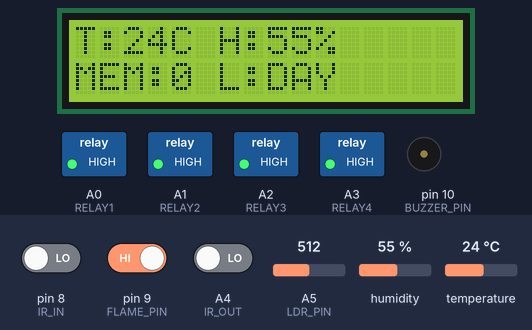
Bench run of a sketch on a simulated Arduino Uno, built with avr-gcc and run on an emulated ATmega328P. Parts: 16×2 character LCD, switched loads named in the sketch (green lamp = pin HIGH), buzzer (waves = sounding, pin HIGH). The test bench sets the inputs (shaded band); at power-on: A5 (LDR_PIN) = 512, pin 9 (FLAME_PIN) HIGH, temperature 24 °C, A4 (IR_OUT) LOW, pin 8 (IR_IN) LOW, humidity 55 %.

Above: at 4.2 s.
4.3 s: A5 (LDR_PIN) set to 488
At 4.9 s:
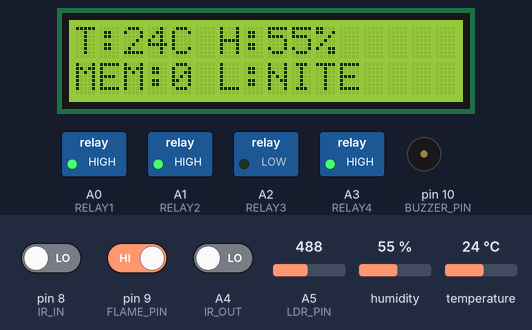
6.1 s: pin 9 (FLAME_PIN) driven LOW
At 7.3 s:
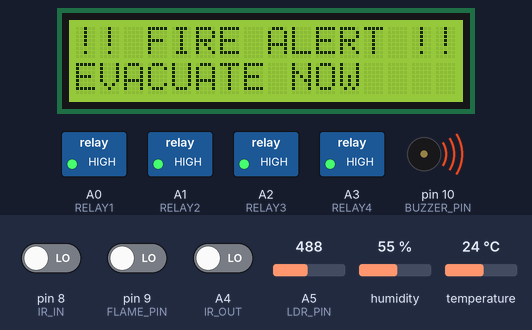
7.6 s: pin 9 (FLAME_PIN) driven HIGH
At 8.0 s:
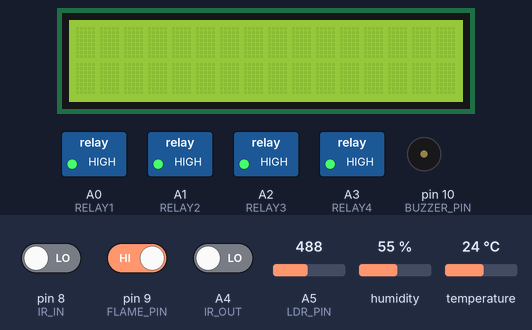
9.6 s: temperature set to 0 °C
At 11.3 s:
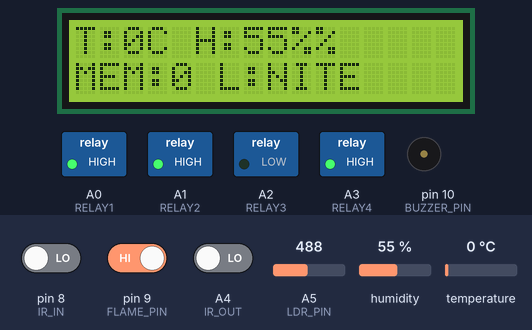
11.6 s: A5 (LDR_PIN) set to 510
At 12.8 s:
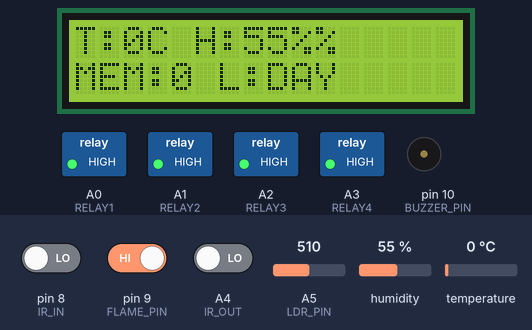
13.1 s: A4 (IR_OUT) driven HIGH
At 14.1 s:
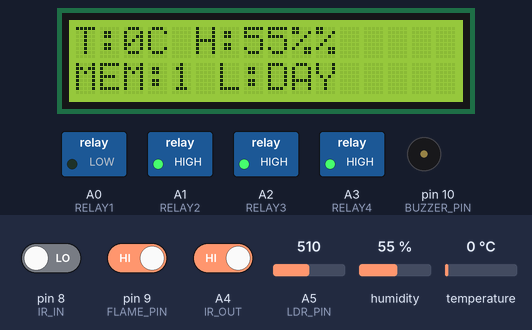
Timing chart, 0 to 16.2 s (numbered marks = the images above; inputs shaded):
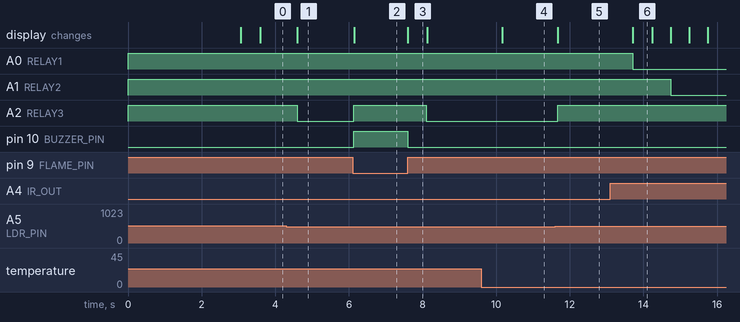

The sketch:

smart_auditorium.ino
```cpp
#include <DHT.h>
#include <LiquidCrystal.h>

// PIN MAPPING
#define DHTPIN 13
#define DHTTYPE DHT11
#define FLAME_PIN 9
#define BUZZER_PIN 10
#define IR_IN 8
#define IR_OUT A4
#define LDR_PIN A5
#define RELAY1 A0 // 2 Fans
#define RELAY2 A1 // 1 Fan
#define RELAY3 A2 // All LEDs (LDR Reversed)
#define RELAY4 A3 // Exhaust Fan (Temp)

LiquidCrystal lcd(12, 11, 5, 4, 3, 2);
DHT dht(DHTPIN, DHTTYPE);

int members = 0;
bool lastInState = HIGH;
bool lastOutState = HIGH;

void setup() {
  pinMode(FLAME_PIN, INPUT_PULLUP);
  pinMode(IR_IN, INPUT);
  pinMode(IR_OUT, INPUT);
  pinMode(BUZZER_PIN, OUTPUT);
  pinMode(RELAY1, OUTPUT);
  pinMode(RELAY2, OUTPUT);
  pinMode(RELAY3, OUTPUT);
  pinMode(RELAY4, OUTPUT);

  // Relays OFF initially (Active Low modules use HIGH for OFF)
  digitalWrite(RELAY1, HIGH);
  digitalWrite(RELAY2, HIGH);
  digitalWrite(RELAY3, HIGH);
  digitalWrite(RELAY4, HIGH);

  dht.begin();
  lcd.begin(16, 2);

  lcd.print("SMART AUDITORIUM");
  lcd.setCursor(0, 1);
  lcd.print("POWER SAVING SYS");
  delay(3000);
  lcd.clear();
}

void loop() {
  // 1. EMERGENCY CHECK
  if (digitalRead(FLAME_PIN) == LOW) {
    digitalWrite(RELAY1, HIGH);
    digitalWrite(RELAY2, HIGH);
    digitalWrite(RELAY3, HIGH);
    digitalWrite(RELAY4, HIGH);
    digitalWrite(BUZZER_PIN, HIGH);
    lcd.clear();
    lcd.print("!! FIRE ALERT !!");
    lcd.setCursor(0, 1);
    lcd.print("EVACUATE NOW");
    while (digitalRead(FLAME_PIN) == LOW)
      ;
    digitalWrite(BUZZER_PIN, LOW);
    lcd.clear();
  }

  // 2. BI-DIRECTIONAL COUNTING (Sequence Detection)
  bool inTriggered = (digitalRead(IR_IN) == LOW);
  bool outTriggered = (digitalRead(IR_OUT) == LOW);

  if (inTriggered && lastInState == HIGH) {
    if (outTriggered) { // Sequence: OUT then IN (EXIT)
       if (members > 0) members--;
       delay(500);
    } else { // Sequence: IN triggered first (ENTRY)
       members++;
       delay(500);
    }
  }
  lastInState = inTriggered;
  lastOutState = outTriggered;

  // 3. LDR LOGIC (Relay 3) - Fixed: OFF during day
  int lightVal = analogRead(LDR_PIN);
  bool isDaytime = (lightVal >= 500);
  // Active Low Relay: HIGH = OFF, LOW = ON
  digitalWrite(RELAY3, isDaytime ? HIGH : LOW); // Lights OFF if daytime

  // 4. NEW CAPACITY FAN LOGIC
  if (members >= 3) {
    digitalWrite(RELAY1, LOW); // 2 Fans ON
    digitalWrite(RELAY2, LOW); // 1 Fan ON (Total 3)
  } else if (members >= 1) {
    digitalWrite(RELAY1, LOW);  // 2 Fans ON
    digitalWrite(RELAY2, HIGH); // 1 Fan OFF
  } else {
    digitalWrite(RELAY1, HIGH); // All OFF
    digitalWrite(RELAY2, HIGH);
  }

  // 5. EXHAUST & ENVIRONMENT
  float temp = dht.readTemperature();
  float hum = dht.readHumidity();
  digitalWrite(RELAY4, (temp > 30) ? LOW : HIGH);

  // 6. DASHBOARD
  lcd.setCursor(0, 0);
  lcd.print("T:");
  lcd.print((int)temp);
  lcd.print("C H:");
  lcd.print((int)hum);
  lcd.print("%");

  lcd.setCursor(0, 1);
  lcd.print("MEM:");
  lcd.print(members);
  lcd.print(isDaytime ? " L:DAY " : " L:NITE");
}
```

Measured:
- the behaviour switches between 500 and 499 on A5 (LDR_PIN) (found by bisection; images 0 and 1)
- after the input at 4.3 s, A2 (RELAY3): HIGH → LOW after 0.30 s; the display: changes after 0.30 s (image 1)
- after the input at 6.1 s, A2 (RELAY3), pin 10 (BUZZER_PIN): LOW → HIGH at once; the display: changes at once (image 2)
- after the input at 7.6 s, A2 (RELAY3): HIGH → LOW after 0.50 s; pin 10 (BUZZER_PIN): HIGH → LOW at once; the display: changes at once (image 3)
- after the input at 9.6 s, the display: changes after 0.57 s (image 4)
- after the input at 11.6 s, A2 (RELAY3): LOW → HIGH after 0.07 s; the display: changes after 0.08 s (image 5)
- after the input at 13.1 s, A0 (RELAY1): HIGH → LOW after 0.61 s; A1 (RELAY2): HIGH → LOW after 1.6 s; the display: changes after 0.62 s (image 6)
